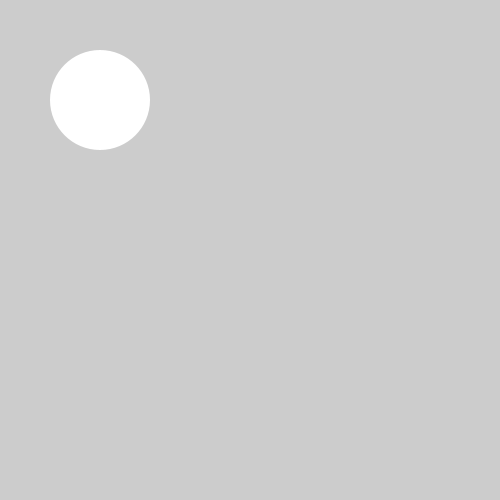
Frame 1 (no input)
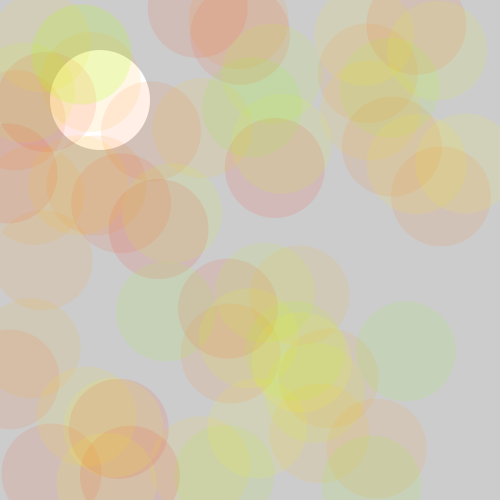
Frame 60 (the mouse pressed at the canvas centre just before this capture)
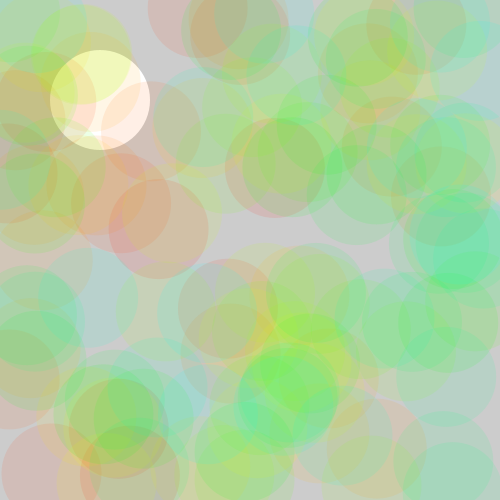
Frame 120 (the mouse held since frame 60 and released just before this capture)

The Processing sketch that drew these frames (run headless with seeded random() and noise(); from frame 60 on, the mouse is pressed at the canvas centre):

// Processing sketch: Lucadema_moving_color_changing_circle
// ── Lucadema_moving_color_changing_circle.pde
float x = 100;
float y = 100;
float h = 100;
float c = 0;



void setup() {
  size(500, 500);
  colorMode(HSB, random(360), 100, 100, 100);
  noStroke();
}


void draw() {
  ellipse(x, y, h, h);
  fill(c, 100, 100, 10);
  x = random(500);
  y = random(500);
  c += 1;
  if (c > 360) {
    c = 0;
  }
}
